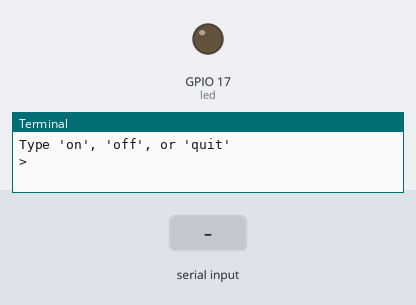
This program was run on a simulated Raspberry Pi (BCM pin numbers). Parts: output pins drawn as LEDs (lit = HIGH), the last lines printed to the terminal. The test bench sets the inputs (shaded band).

Above: at 1.2 s.
1.3 s: "on" typed at the terminal, then Enter
At 2.5 s:
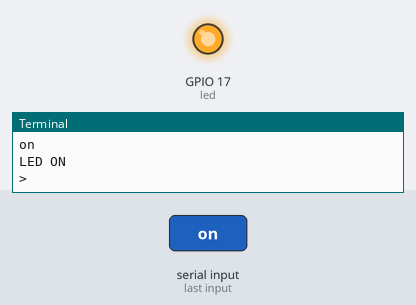
2.8 s: "off" typed at the terminal, then Enter
At 3.6 s:
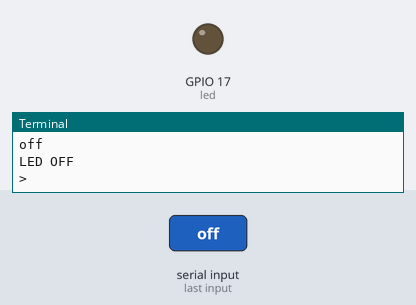
Timing chart, 0 to 5.8 s (numbered marks = the images above; inputs shaded):
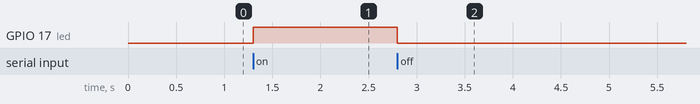

Measured:
- after the input at 1.3 s, GPIO 17 (led): LOW → HIGH at once
- after the input at 2.8 s, GPIO 17 (led): HIGH → LOW at once

The program:

led_control.py
```python
from gpiozero import LED

led = LED(17)

print("Type 'on', 'off', or 'quit'")

while True:
    command = input("> ").strip().lower()

    if command == "on":
        led.on()
        print("LED ON")

    elif command == "off":
        led.off()
        print("LED OFF")

    elif command == "quit":
        led.off()
        print("Exiting program")
        break

    else:
        print("Unknown command")
```
